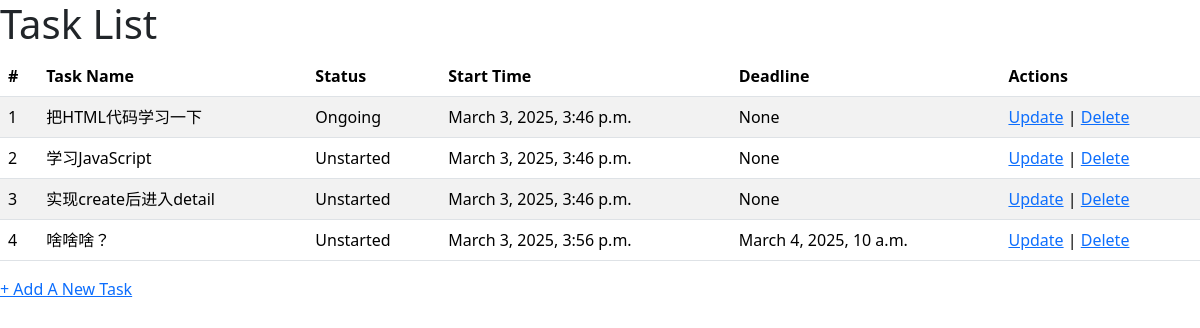
/tasks/, run on an earlier commit of the app's database.
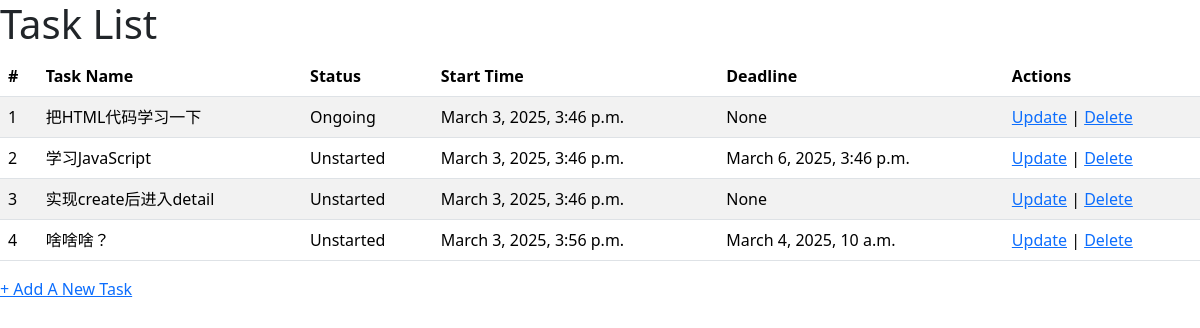
And on a later commit of the database.
### tasks/models.py (models this page shows, shortened)
class Task(models.Model):
    name = models.CharField(verbose_name='Task Name', max_length=100, unique=True)
    status = models.CharField(verbose_name='Task Status', max_length=2, choices=Status.choices, default=Status.UNSTARTED)
    start_time = models.DateTimeField(verbose_name='Start Time', default=timezone.now, null=True, blank=True)
    deadline = models.DateTimeField(verbose_name='Deadline', null=True, blank=True)

### tasks/views.py (the view)
# urls.py: path('', views.task_list, name='task_list'),
def task_list(request):
    task = Task.objects.all()
    return render(request, "tasks/tasks_list.html", {"tasks": task, })

### tasks/templates/tasks/tasks_list.html (shortened to what this page needs)
<!DOCTYPE html>
<html lang="en">
<head>
    <link rel="stylesheet" href="https://cdn.staticfile.net/twitter-bootstrap/5.3.2/css/bootstrap.min.css">
</head>
<body>
<h1>Task List</h1>
<table class="table table-striped">
    <thead>
        <tr>
            <th>#</th>
            <th>Task Name</th>
            <th>Status</th>
            <th>Start Time</th>
            <th>Deadline</th>
            <th>Actions</th>
        </tr>
    </thead>
    <tbody>
        {% for task in tasks %}
        <tr>
            <td>{{ forloop.counter }}</td>
            <td>{{ task.name }}</td>
            <td>{{ task.get_status_display }}</td>
            <td>{{ task.start_time }}</td>
            <td>{{ task.deadline }}</td>
            <td>
                <a href="{% url 'tasks:task_update' task.id %}">Update</a> |
                <a href="{% url 'tasks:task_delete' task.id %}">Delete</a>
            </td>
        </tr>
        {% endfor %}
    </tbody>
</table>
<p><a href="{% url 'tasks:task_create' %}">+ Add A New Task</a></p>
</body>
</html>

What changed in the data, as far as the page shows it:
changed Task "学习JavaScript": deadline "None" → "March 6, 2025, 3:46 p.m."
